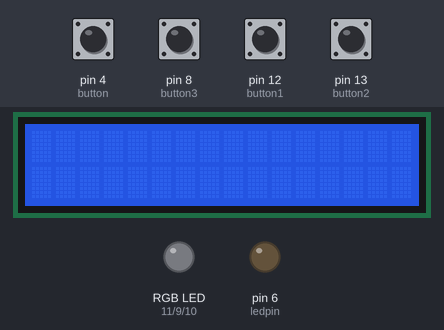
Bench run of a sketch on a simulated Arduino Uno, built with avr-gcc and run on an emulated ATmega328P. Shown: 16×2 character LCD, an RGB LED mixed from three pins (HIGH = lit), output pins drawn as LEDs (lit = HIGH). Inputs (shaded band) come from the test bench; at power-on: pin 4 (button), pin 8 (button3), pin 12 (button1), pin 13 (button2) HIGH.

Above: at 1.2 s.
1.3 s: pin 4 (button) pulled LOW for 0.15 s
At 2.0 s:
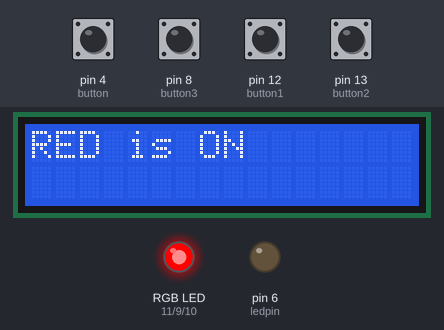
2.9 s: pin 12 (button1) pulled LOW for 0.15 s
At 3.3 s:
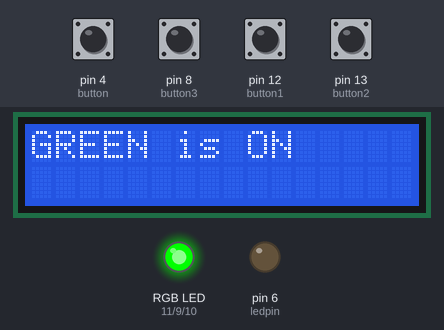
4.5 s: pin 13 (button2) pulled LOW for 0.15 s
At 5.6 s:
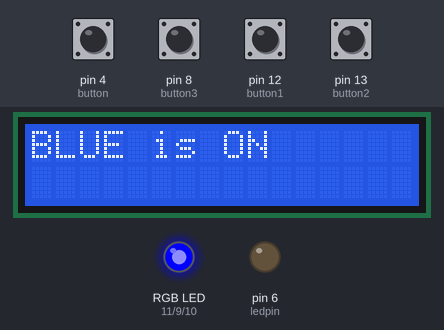
6.1 s: pin 8 (button3) pulled LOW for 0.15 s
At 6.6 s:
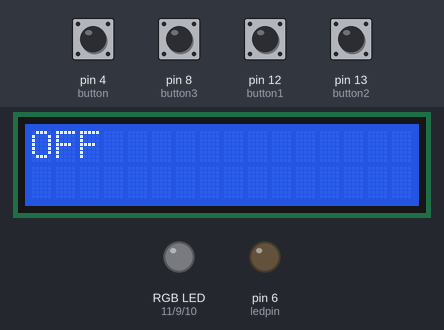
7.7 s: pin 4 (button) pulled LOW for 1 s
At 8.0 s:
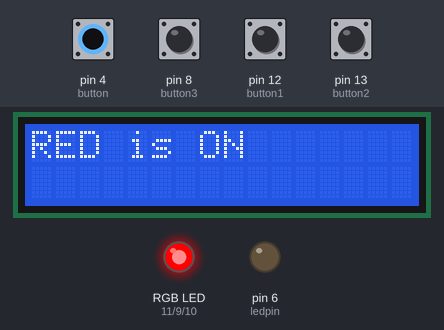
10.2 s: pin 8 (button3) pulled LOW for 1 s
At 10.9 s:
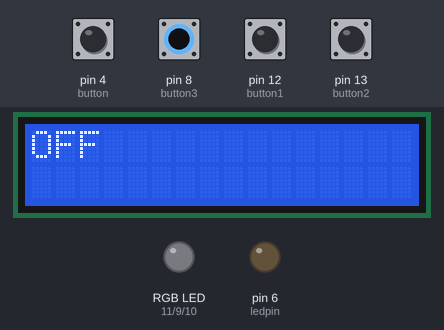
Timing chart, 0 to 13.2 s (numbered marks = the images above; inputs shaded):
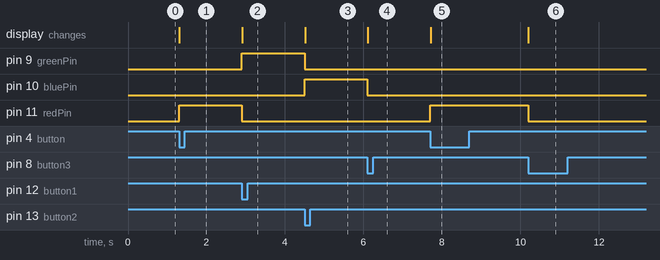

The sketch:

ButtonTest.ino
```cpp
#include <LiquidCrystal_I2C.h>

LiquidCrystal_I2C LCD(0x27, 16, 2);

int ledpin = 6;
int button  = 4;
int button1 = 12;
int button2 = 13;
int button3 = 8;

int redPin = 11;
int greenPin = 9;
int bluePin = 10;

void setup() {
  pinMode(ledpin, OUTPUT);

  // Enable internal pull-ups for button pins
  pinMode(button, INPUT_PULLUP);
  pinMode(button1, INPUT_PULLUP);
  pinMode(button2, INPUT_PULLUP);
  pinMode(button3, INPUT_PULLUP);

  // Set RGB LED pins as outputs and ensure off at startup
  pinMode(redPin, OUTPUT);
  pinMode(greenPin, OUTPUT);
  pinMode(bluePin, OUTPUT);
  setColor(0, 0, 0); // Ensure RGB LED is off at startup

  // Initialize LCD
  LCD.begin(16, 2);
  LCD.backlight();
  LCD.setCursor(0, 0);
}

void loop() {
  int buttonOne = digitalRead(button);
  int buttonTwo = digitalRead(button1);
  int buttonThree = digitalRead(button2);
  int buttonFour = digitalRead(button3);

  if (buttonOne == LOW) {  // Button 1 pressed
    LCD.clear();
    RED();
    LCD.print("RED is ON");
    delay(300);
  }
  else if (buttonTwo == LOW) {
    LCD.clear();
    GREEN();
    LCD.print("GREEN is ON");
    delay(300);
  }
  else if (buttonThree == LOW)
  {
    LCD.clear();
    BLUE();
    LCD.print("BLUE is ON");
    delay(300);
  }
  else if (buttonFour == LOW)
  {
    LCD.clear();
    OFF();
    LCD.print("OFF");
    delay(300);
  }

  // Add additional button checks if needed
}

void setColor(int red, int green, int blue) {
  analogWrite(redPin, red);
  analogWrite(greenPin, green);
  analogWrite(bluePin, blue);
}

void RED() {
  setColor(255, 0, 0);
}

void GREEN() {
  setColor(0, 255, 0);
}

void BLUE() {
  setColor(0, 0, 255);
}

void OFF() {
  setColor(0, 0, 0);
}
```

Measured:
- after the input at 1.3 s, pin 11 (redPin): LOW → HIGH at once; the display: changes at once (image 1)
- after the input at 2.9 s, pin 9 (greenPin): LOW → HIGH at once; pin 11 (redPin): HIGH → LOW at once; the display: changes at once (image 2)
- after the input at 4.5 s, pin 9 (greenPin): HIGH → LOW at once; pin 10 (bluePin): LOW → HIGH at once; the display: changes at once (image 3)
- after the input at 6.1 s, pin 10 (bluePin): HIGH → LOW at once; the display: changes at once (image 4)
- after the input at 7.7 s, pin 11 (redPin): LOW → HIGH at once; the display: changes at once (image 5)
- after the input at 10.2 s, pin 11 (redPin): HIGH → LOW at once; the display: changes at once (image 6)
